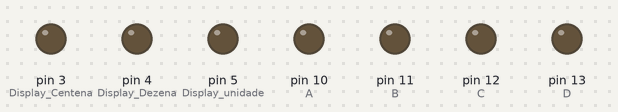
This sketch was run on a simulated Arduino Uno, built with avr-gcc and run on an emulated ATmega328P. Parts: output pins drawn as LEDs (lit = HIGH).

Above: at 0.2 s.
At 1.2 s:
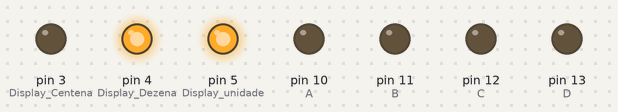
At 2.2 s:
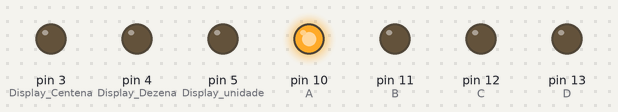
At 4.7 s:
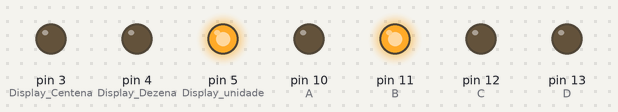
At 7.2 s:
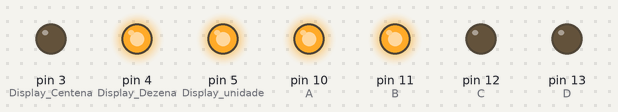
At 9.7 s:
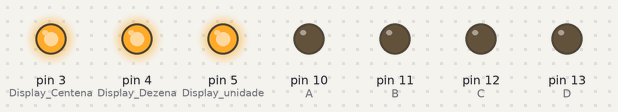
Timing chart, 0 to 10.4 s (numbered marks = the images above):
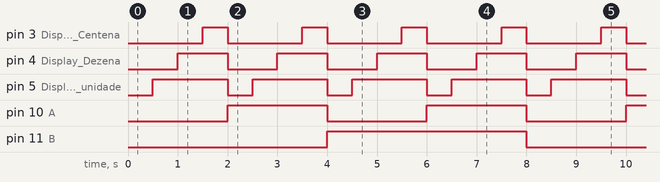

The sketch:

Aula_2_Display_7Seg.ino
```cpp
const int D = 13;
const int C = 12;
const int B = 11;
const int A = 10;

void TESTE();
void ZERO();
void UM();
void DOIS();
void TRES();
void APAGAR();


void setup() {
  pinMode(D, OUTPUT);
  pinMode(C, OUTPUT);
  pinMode(B, OUTPUT);
  pinMode(A, OUTPUT);
  pinMode(5, OUTPUT); //Display unidade
  pinMode(4, OUTPUT); //Display Dezena
  pinMode(3, OUTPUT); //Display Centena
}


void loop() {
  digitalWrite(5, LOW);
  digitalWrite(4, LOW);
  digitalWrite(3, LOW);

  ZERO();
    APAGAR();
  UM();
    APAGAR();
  DOIS();
    APAGAR();
  TRES();
    APAGAR();

}


void APAGAR(){
  delay(500);
  digitalWrite(5, HIGH);
  delay(500);
  digitalWrite(4, HIGH);
  delay(500);
  digitalWrite(3, HIGH);

  delay(500);
  digitalWrite(5, LOW);
  digitalWrite(4, LOW);
  digitalWrite(3, LOW);

}

void ZERO(){
  digitalWrite(D, LOW);
  digitalWrite(C, LOW);
  digitalWrite(B, LOW);
  digitalWrite(A, LOW);
}

void UM(){
  digitalWrite(D, LOW);
  digitalWrite(C, LOW);
  digitalWrite(B, LOW);
  digitalWrite(A, HIGH);


}

void DOIS(){
  digitalWrite(D, LOW);
  digitalWrite(C, LOW);
  digitalWrite(B, HIGH);
  digitalWrite(A, LOW);

}

void TRES(){
  digitalWrite(D, LOW);
  digitalWrite(C, LOW);
  digitalWrite(B, HIGH);
  digitalWrite(A, HIGH);

}
```

Measured:
- by itself, pin 3 (Display_Centena): alternates HIGH for 0.50 s and LOW for 1.5 s
- by itself, pin 4 (Display_Dezena): alternates HIGH for 1.0 s and LOW for 1.0 s
- by itself, pin 5 (Display_unidade): alternates HIGH for 1.5 s and LOW for 0.50 s
- by itself, pin 10 (A): alternates HIGH for 2.0 s and LOW for 2.0 s
- by itself, pin 11 (B): alternates HIGH for 4.0 s and LOW for 4.0 s
